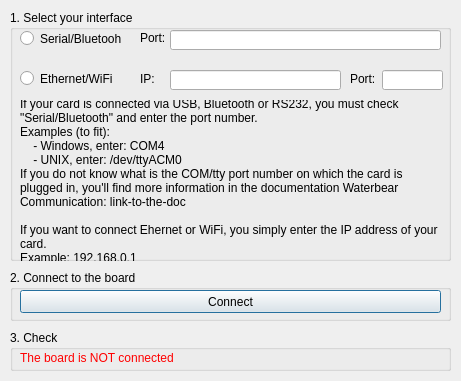
<?xml version="1.0" encoding="UTF-8"?>
<ui version="4.0">
 <class>DialogConnection</class>
 <widget class="QDialog" name="DialogConnection">
  <property name="geometry">
   <rect>
    <x>0</x>
    <y>0</y>
    <width>461</width>
    <height>381</height>
   </rect>
  </property>
  <property name="windowTitle">
   <string>Dialog</string>
  </property>
  <widget class="QRadioButton" name="radioButtonInterfaceTypeSerial">
   <property name="geometry">
    <rect>
     <x>20</x>
     <y>30</y>
     <width>111</width>
     <height>17</height>
    </rect>
   </property>
   <property name="text">
    <string>Serial/Bluetooh</string>
   </property>
  </widget>
  <widget class="QRadioButton" name="radioButton_2">
   <property name="geometry">
    <rect>
     <x>20</x>
     <y>70</y>
     <width>111</width>
     <height>17</height>
    </rect>
   </property>
   <property name="text">
    <string>Ethernet/WiFi</string>
   </property>
  </widget>
  <widget class="QLineEdit" name="lineEdit">
   <property name="geometry">
    <rect>
     <x>170</x>
     <y>30</y>
     <width>271</width>
     <height>20</height>
    </rect>
   </property>
  </widget>
  <widget class="QGroupBox" name="groupBox">
   <property name="geometry">
    <rect>
     <x>10</x>
     <y>10</y>
     <width>441</width>
     <height>251</height>
    </rect>
   </property>
   <property name="title">
    <string>1. Select your interface</string>
   </property>
   <widget class="QLabel" name="label">
    <property name="geometry">
     <rect>
      <x>130</x>
      <y>20</y>
      <width>71</width>
      <height>16</height>
     </rect>
    </property>
    <property name="text">
     <string>Port:</string>
    </property>
   </widget>
   <widget class="QLabel" name="label_3">
    <property name="geometry">
     <rect>
      <x>130</x>
      <y>60</y>
      <width>46</width>
      <height>17</height>
     </rect>
    </property>
    <property name="text">
     <string>IP:</string>
    </property>
   </widget>
   <widget class="QLabel" name="label_4">
    <property name="geometry">
     <rect>
      <x>340</x>
      <y>60</y>
      <width>31</width>
      <height>17</height>
     </rect>
    </property>
    <property name="text">
     <string>Port:</string>
    </property>
   </widget>
   <widget class="QLineEdit" name="lineEdit_3">
    <property name="geometry">
     <rect>
      <x>372</x>
      <y>60</y>
      <width>61</width>
      <height>20</height>
     </rect>
    </property>
   </widget>
   <widget class="QLineEdit" name="lineEdit_2">
    <property name="geometry">
     <rect>
      <x>160</x>
      <y>60</y>
      <width>171</width>
      <height>20</height>
     </rect>
    </property>
   </widget>
   <widget class="QLabel" name="label_2">
    <property name="geometry">
     <rect>
      <x>10</x>
      <y>90</y>
      <width>421</width>
      <height>161</height>
     </rect>
    </property>
    <property name="text">
     <string>If your card is connected via USB, Bluetooth or RS232, you must check &quot;Serial/Bluetooth&quot; and enter the port number.
Examples (to fit):
    - Windows, enter: COM4
    - UNIX, enter: /dev/ttyACM0
If you do not know what is the COM/tty port number on which the card is plugged in, you'll find more information in the documentation Waterbear Communication: link-to-the-doc

If you want to connect Ehernet or WiFi, you simply enter the IP address of your card.
Example: 192.168.0.1</string>
    </property>
    <property name="textFormat">
     <enum>Qt::PlainText</enum>
    </property>
    <property name="wordWrap">
     <bool>true</bool>
    </property>
   </widget>
  </widget>
  <widget class="QGroupBox" name="groupBox_2">
   <property name="geometry">
    <rect>
     <x>10</x>
     <y>270</y>
     <width>441</width>
     <height>51</height>
    </rect>
   </property>
   <property name="title">
    <string>2. Connect to the board</string>
   </property>
   <widget class="QPushButton" name="pushButton">
    <property name="geometry">
     <rect>
      <x>10</x>
      <y>20</y>
      <width>421</width>
      <height>23</height>
     </rect>
    </property>
    <property name="text">
     <string>Connect</string>
    </property>
   </widget>
  </widget>
  <widget class="QGroupBox" name="groupBox_3">
   <property name="geometry">
    <rect>
     <x>10</x>
     <y>330</y>
     <width>441</width>
     <height>41</height>
    </rect>
   </property>
   <property name="title">
    <string>3. Check</string>
   </property>
   <widget class="QLabel" name="label_5">
    <property name="geometry">
     <rect>
      <x>10</x>
      <y>20</y>
      <width>421</width>
      <height>17</height>
     </rect>
    </property>
    <property name="text">
     <string>&lt;html&gt;&lt;head/&gt;&lt;body&gt;&lt;p&gt;&lt;span style=&quot; color:#ff0000;&quot;&gt;The board is NOT connected&lt;/span&gt;&lt;/p&gt;&lt;/body&gt;&lt;/html&gt;</string>
    </property>
    <property name="textFormat">
     <enum>Qt::RichText</enum>
    </property>
   </widget>
  </widget>
  <zorder>groupBox</zorder>
  <zorder>radioButtonInterfaceTypeSerial</zorder>
  <zorder>radioButton_2</zorder>
  <zorder>lineEdit</zorder>
  <zorder>groupBox_2</zorder>
  <zorder>groupBox_3</zorder>
 </widget>
 <resources/>
 <connections/>
</ui>
